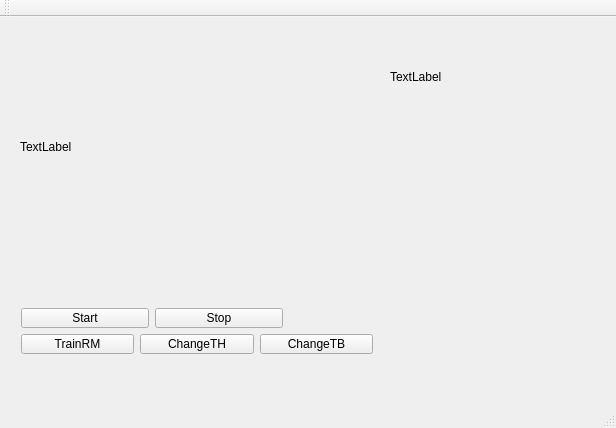
<?xml version="1.0" encoding="UTF-8"?>
<ui version="4.0">
 <class>MainWindow</class>
 <widget class="QMainWindow" name="MainWindow">
  <property name="geometry">
   <rect>
    <x>0</x>
    <y>0</y>
    <width>616</width>
    <height>428</height>
   </rect>
  </property>
  <property name="windowTitle">
   <string>MainWindow</string>
  </property>
  <widget class="QWidget" name="centralWidget">
   <widget class="QLabel" name="lbFrame">
    <property name="geometry">
     <rect>
      <x>20</x>
      <y>10</y>
      <width>320</width>
      <height>240</height>
     </rect>
    </property>
    <property name="text">
     <string>TextLabel</string>
    </property>
   </widget>
   <widget class="QLabel" name="lbSubtractedHand">
    <property name="geometry">
     <rect>
      <x>390</x>
      <y>10</y>
      <width>100</width>
      <height>100</height>
     </rect>
    </property>
    <property name="text">
     <string>TextLabel</string>
    </property>
   </widget>
   <widget class="QWidget" name="layoutWidget">
    <property name="geometry">
     <rect>
      <x>10</x>
      <y>280</y>
      <width>374</width>
      <height>68</height>
     </rect>
    </property>
    <layout class="QVBoxLayout" name="verticalLayout">
     <item>
      <layout class="QHBoxLayout" name="horizontalLayout_3">
       <item>
        <layout class="QHBoxLayout" name="horizontalLayout">
         <item>
          <widget class="QPushButton" name="pushButton">
           <property name="text">
            <string>Start</string>
           </property>
          </widget>
         </item>
         <item>
          <widget class="QPushButton" name="pushButton_5">
           <property name="text">
            <string>Stop</string>
           </property>
          </widget>
         </item>
         <item>
          <spacer name="horizontalSpacer">
           <property name="orientation">
            <enum>Qt::Horizontal</enum>
           </property>
           <property name="sizeType">
            <enum>QSizePolicy::Fixed</enum>
           </property>
           <property name="sizeHint" stdset="0">
            <size>
             <width>90</width>
             <height>20</height>
            </size>
           </property>
          </spacer>
         </item>
        </layout>
       </item>
      </layout>
     </item>
     <item>
      <layout class="QHBoxLayout" name="horizontalLayout_2">
       <item>
        <widget class="QPushButton" name="pushButton_4">
         <property name="text">
          <string>TrainRM</string>
         </property>
        </widget>
       </item>
       <item>
        <widget class="QPushButton" name="pushButton_2">
         <property name="text">
          <string>ChangeTH</string>
         </property>
        </widget>
       </item>
       <item>
        <widget class="QPushButton" name="pushButton_3">
         <property name="text">
          <string>ChangeTB</string>
         </property>
        </widget>
       </item>
      </layout>
     </item>
    </layout>
   </widget>
  </widget>
  <widget class="QMenuBar" name="menuBar">
   <property name="geometry">
    <rect>
     <x>0</x>
     <y>0</y>
     <width>616</width>
     <height>25</height>
    </rect>
   </property>
  </widget>
  <widget class="QToolBar" name="mainToolBar">
   <attribute name="toolBarArea">
    <enum>TopToolBarArea</enum>
   </attribute>
   <attribute name="toolBarBreak">
    <bool>false</bool>
   </attribute>
  </widget>
  <widget class="QStatusBar" name="statusBar"/>
 </widget>
 <layoutdefault spacing="6" margin="11"/>
 <resources/>
 <connections/>
</ui>
